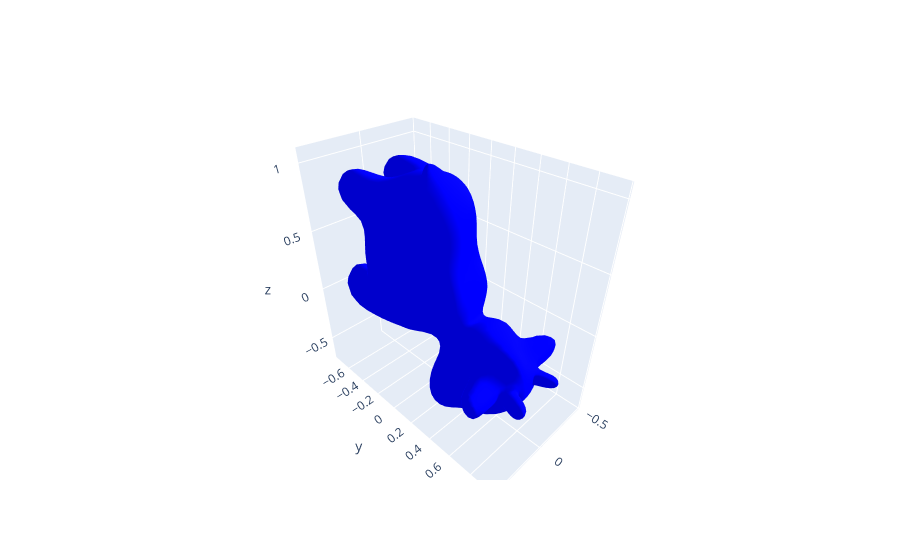

Notebook code for this chart:
### Code cell
fig = go.Figure(data=[go.Mesh3d(x=x, y=y, z=z, i=i, j=j, k=k, opacity=1, color="blue")])
fig.show()

### Figure 1 — Plotly figure (JSON) as saved in the notebook; plotly's stock layout.template omitted (floating-point values rounded to 4 significant figures; data arrays with more than 128 entries replaced by an {"elided": "..."} marker saying what was removed)
{"data": [{"color": "blue", "i": {"elided": "5856 int values"}, "j": {"elided": "5856 int values"}, "k": {"elided": "5856 int values"}, "opacity": 1, "type": "mesh3d", "x": {"elided": "2930 float values"}, "y": {"elided": "2930 float values"}, "z": {"elided": "2930 float values"}}], "layout": {"autosize": true, "scene": {"aspectmode": "auto", "aspectratio": {"x": 0.6741, "y": 1.208, "z": 1.228}, "camera": {"center": {"x": 0, "y": 0, "z": 0}, "eye": {"x": 1.25, "y": 1.25, "z": 1.25}, "projection": {"type": "perspective"}, "up": {"x": 0, "y": 0, "z": 1}}}}}
